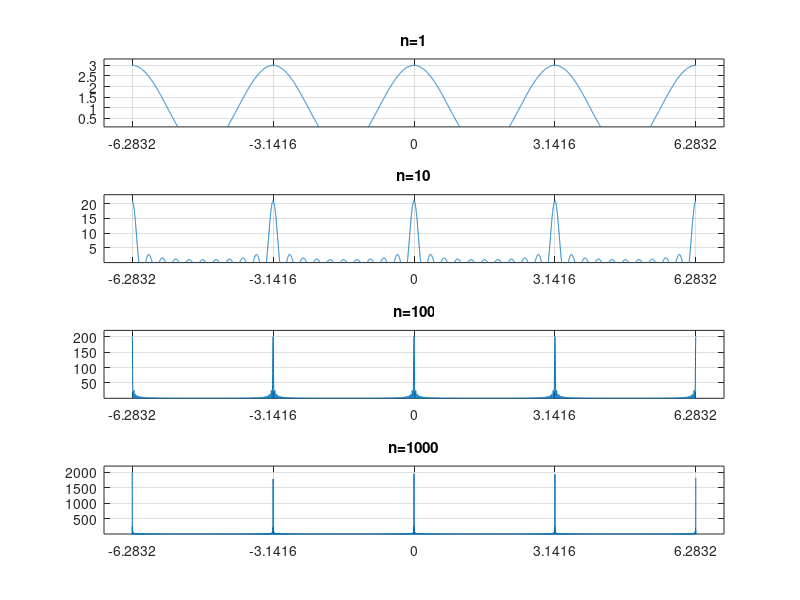

Source code (MATLAB):
%% Guia 2 - Ejercicio 3
%
%% Enunciado:
% Escriba un programa en Matlab que permita visualizar la convergencia de
% la fórmula de Poisson antes mencionada.

%% Código fuente y resultados

close all;
clear all;

T = 2;
n = 20;
w = -4*pi/T:0.001:4*pi/T;
p0 = 0.*w;

N = [1 10 100 1000];
lN = length(N);
for l=1:lN
    p0 = 0.*w;
    for k=-N(l):1:N(l)
        p0 = p0 + exp(-1i*k*T.*w);
    end
    subplot(lN,1,l); plot(w,real(p0));
    title(sprintf('n=%d',N(l)));
    ymax = max(p0);
    ymin = min(p0);
    axis([w(1)*1.1 w(end)*1.1 ymin-ymin*1.1 ymax*1.1]);
    grid on;
    set(gca,'XTick',[-2*pi -pi 0 pi 2*pi])
end

%% Conclusion
% Se puede observar en la figura que a medida que N aumenta, la sumatoria de
% exponenciales tiende a un tren de deltas espaciados en múltiplos enteros
% de $\pi$. Este espaciamiento cumple la condición descripta en el teorema
% 2.4 del libro, que dice que los deltas están espaciados en $2 \pi / T$,
% con T=2.